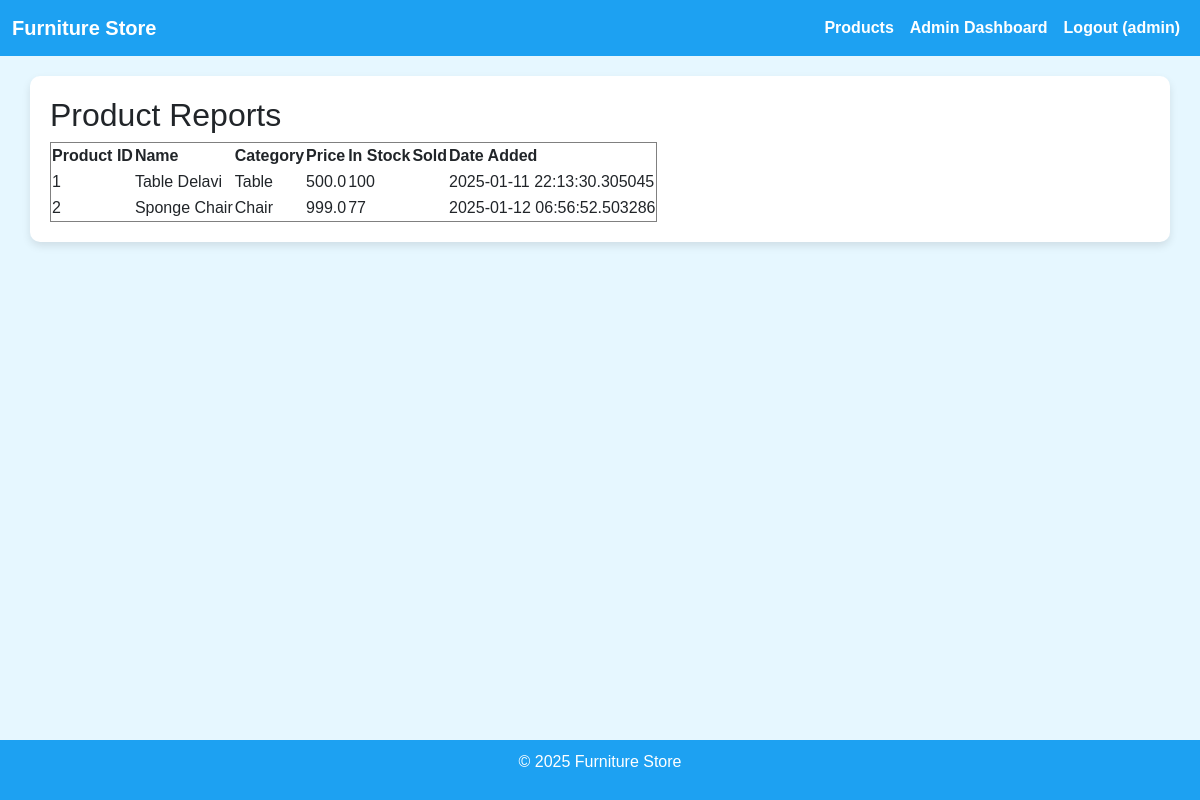
Screenshot of /admin/reports/products (signed in) with the database file from the repository.
### app/models.py (models this page shows, shortened)
class User(UserMixin, db.Model):
    __tablename__ = 'users'
    id = db.Column(db.Integer, primary_key=True)
    username = db.Column(db.String(64), unique=True, nullable=False)
    email = db.Column(db.String(120), unique=True, nullable=False)
    password_hash = db.Column(db.String(128), nullable=False)
    role = db.Column(db.String(10), default='user')  # user/admin
    favorites = db.relationship('Product', secondary=favorites, backref='favorited_by')

class Product(db.Model):
    __tablename__ = 'products'
    id = db.Column(db.Integer, primary_key=True)
    name = db.Column(db.String(120), nullable=False)
    description = db.Column(db.Text, nullable=True)
    price = db.Column(db.Float, nullable=False)
    category = db.Column(db.String(50), nullable=True)
    color = db.Column(db.String(50), nullable=True)
    material = db.Column(db.String(50), nullable=True)
    image_url = db.Column(db.String(255), nullable=True)
    rating = db.Column(db.Float, default=0)
    created_at = db.Column(db.DateTime, default=datetime.utcnow)
    stock_quantity = db.Column(db.Integer, default=0)

### app/admin_routes.py (the view)
    def wrapper(*args, **kwargs):
        if not current_user.is_authenticated or current_user.role != 'admin':
            flash('Access denied: insufficient permissions.')
            return redirect(url_for('main_bp.index'))
        return func(*args, **kwargs)

### app/__init__.py (called while the page is built)
@login_manager.user_loader
def load_user(user_id):
    from .models import User
    return User.query.get(int(user_id))

### app/admin_routes.py (called while the page is built)
def admin_required(func):
    def wrapper(*args, **kwargs):
        if not current_user.is_authenticated or current_user.role != 'admin':
            flash('Access denied: insufficient permissions.')
            return redirect(url_for('main_bp.index'))
        return func(*args, **kwargs)
    wrapper.__name__ = func.__name__
    return wrapper

@admin_bp.route('/reports/products')
@login_required
@admin_required
def product_reports():
    products = Product.query.all()
    return render_template('admin_product_reports.html', products=products)

### app/templates/admin_product_reports.html
{% extends 'base.html' %}
{% block content %}
<h2>Product Reports</h2>
{% if products %}
<table border="1">
  <tr>
    <th>Product ID</th>
    <th>Name</th>
    <th>Category</th>
    <th>Price</th>
    <th>In Stock</th>
    <th>Sold</th>
    <th>Date Added</th>
  </tr>
  {% for p in products %}
  <tr>
    <td>{{ p.id }}</td>
    <td>{{ p.name }}</td>
    <td>{{ p.category }}</td>
    <td>{{ p.price }}</td>
    <td>{{ p.stock_quantity }}</td>
    <td>{{ p.sold_quantity }}</td>
    <td>{{ p.created_at }}</td>
  </tr>
  {% endfor %}
</table>
{% else %}
<p>No products yet.</p>
{% endif %}
{% endblock %}

### app/templates/base.html (shortened to what this page needs)
<!DOCTYPE html>
<html lang="en">
<head>
    <link rel="stylesheet" href="https://cdn.jsdelivr.net/npm/bootstrap@5.3.0/dist/css/bootstrap.min.css">
</head>
<body>
    <nav class="navbar navbar-expand-lg">
        <div class="container-fluid">
            <a class="navbar-brand" href="{{ url_for('main_bp.index') }}">Furniture Store</a>
            <div class="collapse navbar-collapse" id="navbarNav">
                <ul class="navbar-nav ms-auto">
                    <li class="nav-item">
                        <a class="nav-link" href="{{ url_for('main_bp.product_list') }}">Products</a>
                    </li>
                    {% if current_user.is_authenticated %}
                        {% if current_user.role == 'admin' %}
                            <li class="nav-item">
                                <a class="nav-link" href="{{ url_for('admin_bp.dashboard') }}">Admin Dashboard</a>
                            </li>
                        {% endif %}
                        <li class="nav-item">
                            <a class="nav-link" href="{{ url_for('main_bp.logout') }}">Logout ({{ current_user.username }})</a>
                        </li>
                    {% endif %}
                </ul>
            </div>
        </div>
    </nav>
    <div class="container">
        {% block content %}{% endblock %}
    </div>
    <footer>
        <p>&copy; 2025 Furniture Store</p>
    </footer>
</body>
</html>

### app/templates/base.html (style rules this page uses)
body { background-color: #e6f7ff; font-family: Arial, sans-serif; }
.navbar { background-color: #1da1f2; }
.navbar-brand, .nav-link { color: white !important; font-weight: bold; }
.container { margin-top: 20px; background-color: white; border-radius: 10px; box-shadow: 0 4px 8px rgba(0, 0, 0, 0.1); padding: 20px; }
footer { background-color: #1da1f2; color: white; text-align: center; padding: 10px; position: fixed; bottom: 0; width: 100%; }

### rows the page displays
User: username "admin"
Product: id "1", name "Table Delavi", category "Table", price "500.0", stock_quantity "100", created_at "2025-01-11 22:13:30.305045"
Product: id "2", name "Sponge Chair", category "Chair", price "999.0", stock_quantity "77", created_at "2025-01-12 06:56:52.503286"
